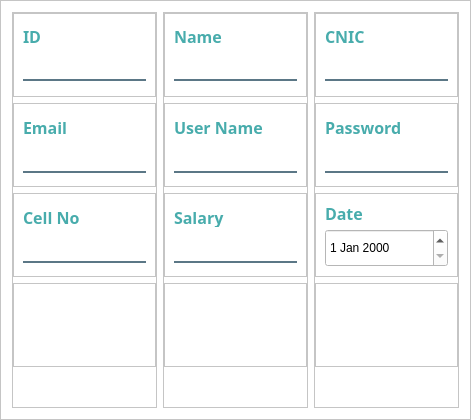
                  <widget class="QFrame" name="frame_21">
                   <property name="minimumSize">
                    <size>
                     <width>300</width>
                     <height>420</height>
                    </size>
                   </property>
                   <property name="styleSheet">
                    <string notr="true">background-color: rgb(255, 255, 255);</string>
                   </property>
                   <property name="frameShape">
                    <enum>QFrame::StyledPanel</enum>
                   </property>
                   <property name="frameShadow">
                    <enum>QFrame::Raised</enum>
                   </property>
                   <layout class="QHBoxLayout" name="horizontalLayout_18">
                    <item>
                     <widget class="QFrame" name="frame_22">
                      <property name="frameShape">
                       <enum>QFrame::StyledPanel</enum>
                      </property>
                      <property name="frameShadow">
                       <enum>QFrame::Raised</enum>
                      </property>
                      <layout class="QVBoxLayout" name="verticalLayout_124">
                       <property name="leftMargin">
                        <number>0</number>
                       </property>
                       <property name="topMargin">
                        <number>0</number>
                       </property>
                       <property name="rightMargin">
                        <number>0</number>
                       </property>
                       <property name="bottomMargin">
                        <number>40</number>
                       </property>
                       <item>
                        <widget class="QFrame" name="frame_24">
                         <property name="frameShape">
                          <enum>QFrame::StyledPanel</enum>
                         </property>
                         <property name="frameShadow">
                          <enum>QFrame::Raised</enum>
                         </property>
                         <layout class="QVBoxLayout" name="verticalLayout_125">
                          <property name="bottomMargin">
                           <number>11</number>
                          </property>
                          <item>
                           <widget class="QLabel" name="label_119">
                            <property name="maximumSize">
                             <size>
                              <width>120</width>
                              <height>20</height>
                             </size>
                            </property>
                            <property name="font">
                             <font>
                              <family>Century Gothic</family>
                              <pointsize>12</pointsize>
                              <weight>75</weight>
                              <bold>true</bold>
                             </font>
                            </property>
                            <property name="styleSheet">
                             <string notr="true">color:#48ACAC</string>
                            </property>
                            <property name="text">
                             <string>ID</string>
                            </property>
                           </widget>
                          </item>
                          <item>
                           <widget class="QLineEdit" name="txtID">
                            <property name="font">
                             <font>
                              <pointsize>10</pointsize>
                             </font>
                            </property>
                            <property name="styleSheet">
                             <string notr="true">background-color:white;
border:none;
border-bottom:2px solid rgba(46, 82, 101, 200);
color:black;
padding-bottom:7px;</string>
                            </property>
                            <property name="placeholderText">
                             <string/>
                            </property>
                           </widget>
                          </item>
                         </layout>
                        </widget>
                       </item>
                       <item>
                        <widget class="QFrame" name="frame_25">
                         <property name="frameShape">
                          <enum>QFrame::StyledPanel</enum>
                         </property>
                         <property name="frameShadow">
                          <enum>QFrame::Raised</enum>
                         </property>
                         <layout class="QVBoxLayout" name="verticalLayout_126">
                          <item>
                           <widget class="QLabel" name="label_120">
                            <property name="maximumSize">
                             <size>
                              <width>120</width>
                              <height>20</height>
                             </size>
                            </property>
                            <property name="font">
                             <font>
                              <family>Century Gothic</family>
                              <pointsize>12</pointsize>
                              <weight>75</weight>
                              <bold>true</bold>
                             </font>
                            </property>
                            <property name="styleSheet">
                             <string notr="true">color:#48ACAC</string>
                            </property>
                            <property name="text">
                             <string>Email</string>
                            </property>
                           </widget>
                          </item>
                          <item>
                           <widget class="QLineEdit" name="txtEmail">
                            <property name="font">
                             <font>
                              <pointsize>10</pointsize>
                             </font>
                            </property>
                            <property name="styleSheet">
                             <string notr="true">background-color:white;
border:none;
border-bottom:2px solid rgba(46, 82, 101, 200);
color:black;
padding-bottom:7px;</string>
                            </property>
                            <property name="placeholderText">
                             <string/>
                            </property>
                           </widget>
                          </item>
                         </layout>
                        </widget>
                       </item>
                       <item>
                        <widget class="QFrame" name="frame_27">
                         <property name="frameShape">
                          <enum>QFrame::StyledPanel</enum>
                         </property>
                         <property name="frameShadow">
                          <enum>QFrame::Raised</enum>
                         </property>
                         <layout class="QVBoxLayout" name="verticalLayout_127">
                          <item>
                           <widget class="QLabel" name="label_121">
                            <property name="maximumSize">
                             <size>
                              <width>120</width>
                              <height>20</height>
                             </size>
                            </property>
                            <property name="font">
                             <font>
                              <family>Century Gothic</family>
                              <pointsize>12</pointsize>
                              <weight>75</weight>
                              <bold>true</bold>
                             </font>
                            </property>
                            <property name="styleSheet">
                             <string notr="true">color:#48ACAC</string>
                            </property>
                            <property name="text">
                             <string>Cell No</string>
                            </property>
                           </widget>
                          </item>
                          <item>
                           <widget class="QLineEdit" name="txtCellNo">
                            <property name="font">
                             <font>
                              <pointsize>10</pointsize>
                             </font>
                            </property>
                            <property name="styleSheet">
                             <string notr="true">background-color:white;
border:none;
border-bottom:2px solid rgba(46, 82, 101, 200);
color:black;
padding-bottom:7px;</string>
                            </property>
                            <property name="placeholderText">
                             <string/>
                            </property>
                           </widget>
                          </item>
                         </layout>
                        </widget>
                       </item>
                       <item>
                        <widget class="QFrame" name="frame_28">
                         <property name="frameShape">
                          <enum>QFrame::StyledPanel</enum>
                         </property>
                         <property name="frameShadow">
                          <enum>QFrame::Raised</enum>
                         </property>
                         <layout class="QVBoxLayout" name="verticalLayout_128">
                          <property name="spacing">
                           <number>25</number>
                          </property>
                         </layout>
                        </widget>
                       </item>
                      </layout>
                     </widget>
                    </item>
                    <item>
                     <widget class="QFrame" name="frame_41">
                      <property name="frameShape">
                       <enum>QFrame::StyledPanel</enum>
                      </property>
                      <property name="frameShadow">
                       <enum>QFrame::Raised</enum>
                      </property>
                      <layout class="QVBoxLayout" name="verticalLayout_129">
                       <property name="leftMargin">
                        <number>0</number>
                       </property>
                       <property name="topMargin">
                        <number>0</number>
                       </property>
                       <property name="rightMargin">
                        <number>0</number>
                       </property>
                       <property name="bottomMargin">
                        <number>40</number>
                       </property>
                       <item>
                        <widget class="QFrame" name="frame_42">
                         <property name="frameShape">
                          <enum>QFrame::StyledPanel</enum>
                         </property>
                         <property name="frameShadow">
                          <enum>QFrame::Raised</enum>
                         </property>
                         <layout class="QVBoxLayout" name="verticalLayout_130">
                          <property name="bottomMargin">
                           <number>11</number>
                          </property>
                          <item>
                           <widget class="QLabel" name="label_123">
                            <property name="maximumSize">
                             <size>
                              <width>120</width>
                              <height>20</height>
                             </size>
                            </property>
                            <property name="font">
                             <font>
                              <family>Century Gothic</family>
                              <pointsize>12</pointsize>
                              <weight>75</weight>
                              <bold>true</bold>
                             </font>
                            </property>
                            <property name="styleSheet">
                             <string notr="true">color:#48ACAC</string>
                            </property>
                            <property name="text">
                             <string>Name</string>
                            </property>
                           </widget>
                          </item>
                          <item>
                           <widget class="QLineEdit" name="txtName">
                            <property name="font">
                             <font>
                              <pointsize>10</pointsize>
                             </font>
                            </property>
                            <property name="styleSheet">
                             <string notr="true">background-color:white;
border:none;
border-bottom:2px solid rgba(46, 82, 101, 200);
color:black;
padding-bottom:7px;</string>
                            </property>
                            <property name="placeholderText">
                             <string/>
                            </property>
                           </widget>
                          </item>
                         </layout>
                        </widget>
                       </item>
                       <item>
                        <widget class="QFrame" name="frame_43">
                         <property name="frameShape">
                          <enum>QFrame::StyledPanel</enum>
                         </property>
                         <property name="frameShadow">
                          <enum>QFrame::Raised</enum>
                         </property>
                         <layout class="QVBoxLayout" name="verticalLayout_131">
                          <item>
                           <widget class="QLabel" name="label_124">
                            <property name="maximumSize">
                             <size>
                              <width>120</width>
                              <height>20</height>
                             </size>
                            </property>
                            <property name="font">
                             <font>
                              <family>Century Gothic</family>
                              <pointsize>12</pointsize>
                              <weight>75</weight>
                              <bold>true</bold>
                             </font>
                            </property>
                            <property name="styleSheet">
                             <string notr="true">color:#48ACAC</string>
                            </property>
                            <property name="text">
                             <string>User Name</string>
                            </property>
                           </widget>
                          </item>
                          <item>
                           <widget class="QLineEdit" name="txtUserName">
                            <property name="font">
                             <font>
                              <pointsize>10</pointsize>
                             </font>
                            </property>
                            <property name="styleSheet">
                             <string notr="true">background-color:white;
border:none;
border-bottom:2px solid rgba(46, 82, 101, 200);
color:black;
padding-bottom:7px;</string>
                            </property>
                            <property name="placeholderText">
                             <string/>
                            </property>
                           </widget>
                          </item>
                         </layout>
                        </widget>
                       </item>
                       <item>
                        <widget class="QFrame" name="frame_44">
                         <property name="frameShape">
                          <enum>QFrame::StyledPanel</enum>
                         </property>
                         <property name="frameShadow">
                          <enum>QFrame::Raised</enum>
                         </property>
                         <layout class="QVBoxLayout" name="verticalLayout_132">
                          <item>
                           <widget class="QLabel" name="label_125">
                            <property name="maximumSize">
                             <size>
                              <width>120</width>
                              <height>20</height>
                             </size>
                            </property>
                            <property name="font">
                             <font>
                              <family>Century Gothic</family>
                              <pointsize>12</pointsize>
                              <weight>75</weight>
                              <bold>true</bold>
                             </font>
                            </property>
                            <property name="styleSheet">
                             <string notr="true">color:#48ACAC</string>
                            </property>
                            <property name="text">
                             <string>Salary</string>
                            </property>
                           </widget>
                          </item>
                          <item>
                           <widget class="QLineEdit" name="txtSalary">
                            <property name="font">
                             <font>
                              <pointsize>10</pointsize>
                             </font>
                            </property>
                            <property name="styleSheet">
                             <string notr="true">background-color:white;
border:none;
border-bottom:2px solid rgba(46, 82, 101, 200);
color:black;
padding-bottom:7px;</string>
                            </property>
                            <property name="placeholderText">
                             <string/>
                            </property>
                           </widget>
                          </item>
                         </layout>
                        </widget>
                       </item>
                       <item>
                        <widget class="QFrame" name="frame_45">
                         <property name="frameShape">
                          <enum>QFrame::StyledPanel</enum>
                         </property>
                         <property name="frameShadow">
                          <enum>QFrame::Raised</enum>
                         </property>
                         <layout class="QVBoxLayout" name="verticalLayout_133"/>
                        </widget>
                       </item>
                      </layout>
                     </widget>
                    </item>
                    <item>
                     <widget class="QFrame" name="frame_46">
                      <property name="frameShape">
                       <enum>QFrame::StyledPanel</enum>
                      </property>
                      <property name="frameShadow">
                       <enum>QFrame::Raised</enum>
                      </property>
                      <layout class="QVBoxLayout" name="verticalLayout_134">
                       <property name="leftMargin">
                        <number>0</number>
                       </property>
                       <property name="topMargin">
                        <number>0</number>
                       </property>
                       <property name="rightMargin">
                        <number>0</number>
                       </property>
                       <property name="bottomMargin">
                        <number>40</number>
                       </property>
                       <item>
                        <widget class="QFrame" name="frame_47">
                         <property name="frameShape">
                          <enum>QFrame::StyledPanel</enum>
                         </property>
                         <property name="frameShadow">
                          <enum>QFrame::Raised</enum>
                         </property>
                         <layout class="QVBoxLayout" name="verticalLayout_135">
                          <property name="bottomMargin">
                           <number>11</number>
                          </property>
                          <item>
                           <widget class="QLabel" name="label_127">
                            <property name="maximumSize">
                             <size>
                              <width>120</width>
                              <height>20</height>
                             </size>
                            </property>
                            <property name="font">
                             <font>
                              <family>Century Gothic</family>
                              <pointsize>12</pointsize>
                              <weight>75</weight>
                              <bold>true</bold>
                             </font>
                            </property>
                            <property name="styleSheet">
                             <string notr="true">color:#48ACAC</string>
                            </property>
                            <property name="text">
                             <string>CNIC</string>
                            </property>
                           </widget>
                          </item>
                          <item>
                           <widget class="QLineEdit" name="txtCNIC">
                            <property name="font">
                             <font>
                              <pointsize>10</pointsize>
                             </font>
                            </property>
                            <property name="styleSheet">
                             <string notr="true">background-color:white;
border:none;
border-bottom:2px solid rgba(46, 82, 101, 200);
color:black;
padding-bottom:7px;</string>
                            </property>
                            <property name="placeholderText">
                             <string/>
                            </property>
                           </widget>
                          </item>
                         </layout>
                        </widget>
                       </item>
                       <item>
                        <widget class="QFrame" name="frame_241">
                         <property name="frameShape">
                          <enum>QFrame::StyledPanel</enum>
                         </property>
                         <property name="frameShadow">
                          <enum>QFrame::Raised</enum>
                         </property>
                         <layout class="QVBoxLayout" name="verticalLayout_136">
                          <item>
                           <widget class="QLabel" name="label_128">
                            <property name="maximumSize">
                             <size>
                              <width>120</width>
                              <height>20</height>
                             </size>
                            </property>
                            <property name="font">
                             <font>
                              <family>Century Gothic</family>
                              <pointsize>12</pointsize>
                              <weight>75</weight>
                              <bold>true</bold>
                             </font>
                            </property>
                            <property name="styleSheet">
                             <string notr="true">color:#48ACAC</string>
                            </property>
                            <property name="text">
                             <string>Password</string>
                            </property>
                           </widget>
                          </item>
                          <item>
                           <widget class="QLineEdit" name="txtPassword">
                            <property name="font">
                             <font>
                              <pointsize>10</pointsize>
                             </font>
                            </property>
                            <property name="styleSheet">
                             <string notr="true">background-color:white;
border:none;
border-bottom:2px solid rgba(46, 82, 101, 200);
color:black;
padding-bottom:7px;</string>
                            </property>
                            <property name="placeholderText">
                             <string/>
                            </property>
                           </widget>
                          </item>
                         </layout>
                        </widget>
                       </item>
                       <item>
                        <widget class="QFrame" name="frame_242">
                         <property name="frameShape">
                          <enum>QFrame::StyledPanel</enum>
                         </property>
                         <property name="frameShadow">
                          <enum>QFrame::Raised</enum>
                         </property>
                         <layout class="QVBoxLayout" name="verticalLayout_137">
                          <item>
                           <widget class="QLabel" name="cmbx">
                            <property name="maximumSize">
                             <size>
                              <width>120</width>
                              <height>20</height>
                             </size>
                            </property>
                            <property name="font">
                             <font>
                              <family>Century Gothic</family>
                              <pointsize>12</pointsize>
                              <weight>75</weight>
                              <bold>true</bold>
                             </font>
                            </property>
                            <property name="styleSheet">
                             <string notr="true">color:#48ACAC</string>
                            </property>
                            <property name="text">
                             <string>Date</string>
                            </property>
                           </widget>
                          </item>
                          <item>
                           <widget class="QDateEdit" name="dateEditAddAgent">
                            <property name="minimumSize">
                             <size>
                              <width>0</width>
                              <height>30</height>
                             </size>
                            </property>
                            <property name="maximumSize">
                             <size>
                              <width>16777215</width>
                              <height>40</height>
                             </size>
                            </property>
                           </widget>
                          </item>
                         </layout>
                        </widget>
                       </item>
                       <item>
                        <widget class="QFrame" name="frame_243">
                         <property name="frameShape">
                          <enum>QFrame::StyledPanel</enum>
                         </property>
                         <property name="frameShadow">
                          <enum>QFrame::Raised</enum>
                         </property>
                         <layout class="QVBoxLayout" name="verticalLayout_138"/>
                        </widget>
                       </item>
                      </layout>
                     </widget>
                    </item>
                   </layout>
                  </widget>
